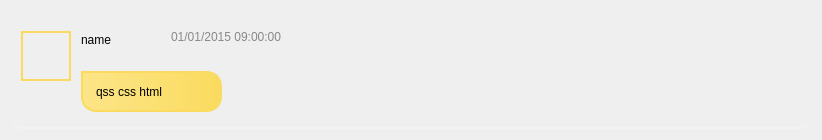
<?xml version="1.0" encoding="UTF-8"?>
<ui version="4.0">
 <class>chat_bubble_me</class>
 <widget class="QWidget" name="chat_bubble_me">
  <property name="geometry">
   <rect>
    <x>0</x>
    <y>0</y>
    <width>818</width>
    <height>140</height>
   </rect>
  </property>
  <property name="sizePolicy">
   <sizepolicy hsizetype="Preferred" vsizetype="Preferred">
    <horstretch>0</horstretch>
    <verstretch>0</verstretch>
   </sizepolicy>
  </property>
  <property name="minimumSize">
   <size>
    <width>0</width>
    <height>0</height>
   </size>
  </property>
  <property name="maximumSize">
   <size>
    <width>114514</width>
    <height>114514</height>
   </size>
  </property>
  <property name="windowTitle">
   <string>Form</string>
  </property>
  <layout class="QHBoxLayout" name="horizontalLayout">
   <item>
    <widget class="QWidget" name="widgetMain" native="true">
     <property name="sizePolicy">
      <sizepolicy hsizetype="Preferred" vsizetype="Minimum">
       <horstretch>0</horstretch>
       <verstretch>0</verstretch>
      </sizepolicy>
     </property>
     <property name="minimumSize">
      <size>
       <width>800</width>
       <height>0</height>
      </size>
     </property>
     <property name="maximumSize">
      <size>
       <width>800</width>
       <height>114514</height>
      </size>
     </property>
     <property name="styleSheet">
      <string notr="true">QWidget#widgetMain{
	border-radius: 10px;
	border-bottom: 2px solid #F2F2F2;
}

</string>
     </property>
     <widget class="QWidget" name="avatar" native="true">
      <property name="geometry">
       <rect>
        <x>10</x>
        <y>20</y>
        <width>50</width>
        <height>50</height>
       </rect>
      </property>
      <property name="minimumSize">
       <size>
        <width>50</width>
        <height>50</height>
       </size>
      </property>
      <property name="maximumSize">
       <size>
        <width>50</width>
        <height>50</height>
       </size>
      </property>
      <property name="styleSheet">
       <string notr="true">QWidget#avatar{
	background-color: rgba(191, 64, 64, 0);
	border: 2px solid #FADB5F;
}</string>
      </property>
     </widget>
     <widget class="QLabel" name="cur_time">
      <property name="geometry">
       <rect>
        <x>160</x>
        <y>15</y>
        <width>130</width>
        <height>21</height>
       </rect>
      </property>
      <property name="styleSheet">
       <string notr="true">QLabel#cur_time{
	background-color: transparent;
	font: 75 8pt &quot;Arial&quot;;
	color: #888888;
}</string>
      </property>
      <property name="text">
       <string>01/01/2015 09:00:00</string>
      </property>
     </widget>
     <widget class="QLabel" name="message_bubble">
      <property name="geometry">
       <rect>
        <x>70</x>
        <y>60</y>
        <width>141</width>
        <height>41</height>
       </rect>
      </property>
      <property name="sizePolicy">
       <sizepolicy hsizetype="Preferred" vsizetype="Preferred">
        <horstretch>0</horstretch>
        <verstretch>0</verstretch>
       </sizepolicy>
      </property>
      <property name="minimumSize">
       <size>
        <width>0</width>
        <height>0</height>
       </size>
      </property>
      <property name="maximumSize">
       <size>
        <width>16777215</width>
        <height>16777215</height>
       </size>
      </property>
      <property name="cursor">
       <cursorShape>PointingHandCursor</cursorShape>
      </property>
      <property name="styleSheet">
       <string notr="true">QLabel#message_bubble {
    background: qlineargradient(spread:pad, x1:0, y1:0, x2:1, y2:0, stop:0 #FCE588, stop:1 #FADB5F);
    border-radius: 15px;
    border-top-left-radius: 0px;
    padding: 10px;

    /* 添加轻微的内发光效果 */
    border: 3px solid rgba(255, 255, 255, 0.4);
    border-bottom: none;
    border-right: none;
    border-left: none;

    /* 添加边框效果 */
    border: 2px solid #FADB5F;
}

QLabel#message_bubble[selected=&quot;true&quot;] {
    background: qlineargradient(spread:pad, x1:0, y1:0, x2:1, y2:0, stop:0 #1DA1F2, stop:1 #127FBF);
    color: white;
}
</string>
      </property>
      <property name="text">
       <string>qss css html</string>
      </property>
     </widget>
     <widget class="QLabel" name="who">
      <property name="geometry">
       <rect>
        <x>70</x>
        <y>20</y>
        <width>67</width>
        <height>17</height>
       </rect>
      </property>
      <property name="text">
       <string>name</string>
      </property>
     </widget>
    </widget>
   </item>
  </layout>
 </widget>
 <resources/>
 <connections/>
</ui>
